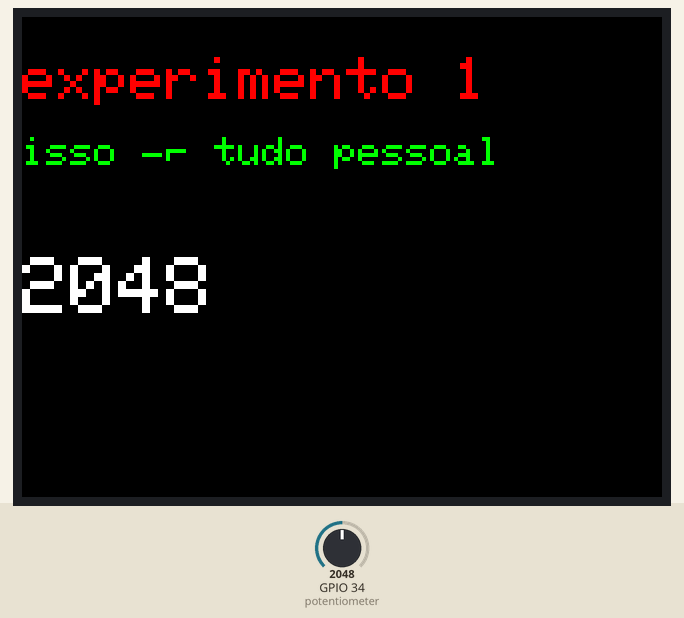
This sketch was run on a simulated ESP32. Shown: 320×240 colour display. Inputs (shaded band) come from the test bench; at power-on: GPIO 34 (potentiometer) = 2048.

Above: at 1.3 s.
1.4 s: GPIO 34 (potentiometer) set to 2866
At 2.5 s:
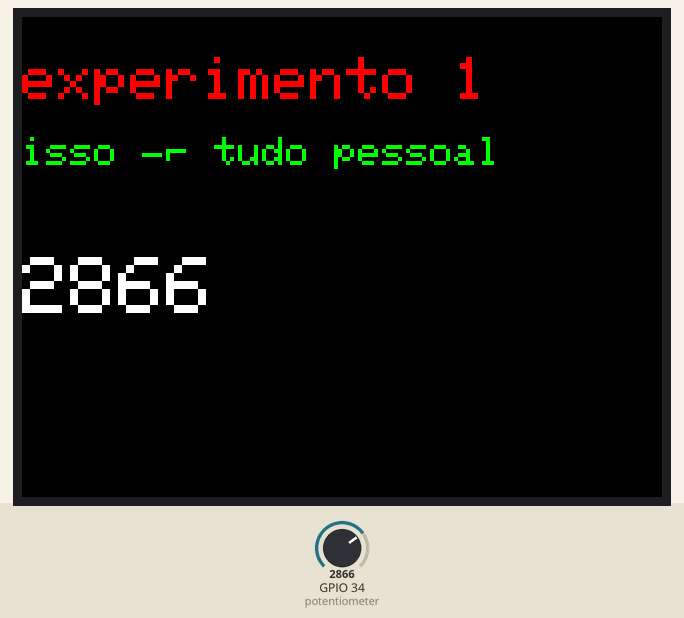
4.6 s: GPIO 34 (potentiometer) set to 3603
At 6.0 s:
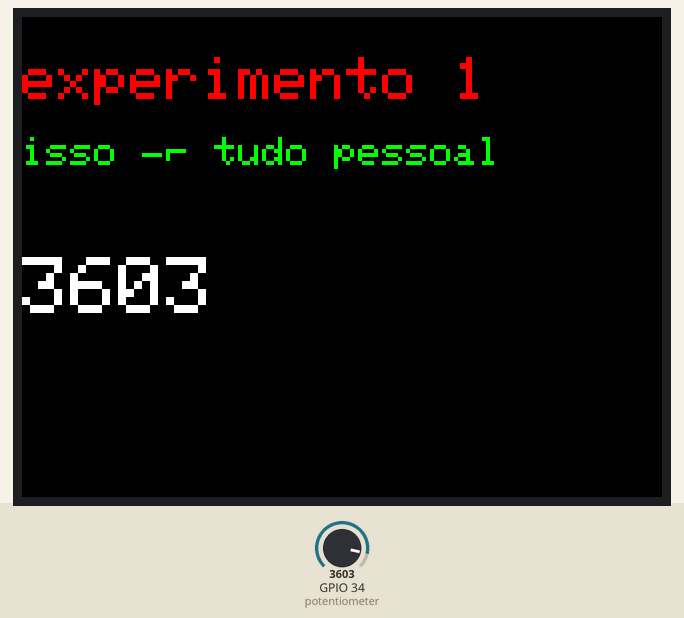
7.7 s: GPIO 34 (potentiometer) set to 4095
At 9.0 s:
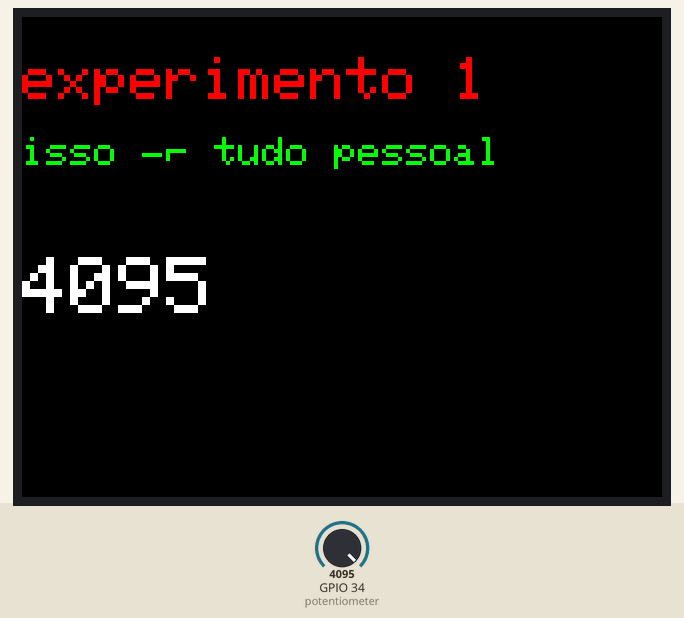
Timing chart, 0 to 10.7 s (numbered marks = the images above; inputs shaded):
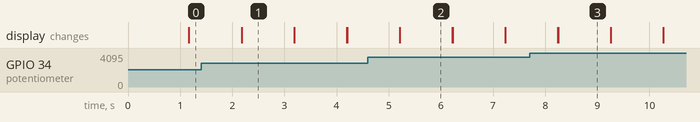

The sketch:

sketch.ino
```cpp
/*
Display ILI9341
VCC(1pino) conectado com os 5 volts
GND(2) conectado ao GND mais perto
CS(select Chip(3) conectado no pino 5)
RST(reset(4)) conectado no pino 4
D/C(5(pino de daodos) colocado no pino 2)
MOSI no 23
SLK(CLOCK) NO 18
não ligamos o led
MISO para o 19

instale a biblioteca do adafruit ILI9341
*/
#include "SPI.h"
#include "Adafruit_GFX.h"
#include "Adafruit_ILI9341.h"

//pino de dados está no 2
#define TFT_DC 2
// pino de seleção do chip está no 5
#define TFT_CS 5

Adafruit_ILI9341 tft = Adafruit_ILI9341(TFT_CS, TFT_DC);

void setup() {
  //inicializa o lcd
  tft.begin();
  //rotaciona do texto
  tft.setRotation(1);
  // aonde o cursor vai aparecer, o primeiro é a linha e o segundo é a coluna
  tft.setCursor(0, 20);
  // cor do texto do cursor
  tft.setTextColor(ILI9341_RED);
  //tamanho da letra do cursor
  tft.setTextSize(3);
  tft.println("experimento 1");

  tft.setCursor(0, 60);
  tft.setTextColor(ILI9341_GREEN);
  tft.setTextSize(2);
  tft.println("isso é tudo pessoal");
}

void loop()
{
// le uma variavel analogica
int Dados = analogRead(34);


  tft.setCursor(0, 120);
  tft.setTextColor(ILI9341_WHITE);
  tft.setTextSize(4);

  tft.println(Dados);
// VCC do potenciomentro ligando o 3V3
// GND do potenciometro ligando no GND1
// SIG está no 34

//delay de 1 segundo para atualizar a informação
delay(1000);
//preenche um retângulo que fica atualizando nas cordenadas que eu quero, (x,y,altura, largura,cor)
tft.fillRect(0,120,140,70,ILI9341_BLACK);
//os dados vão vir de acordo com o potenciomentro
}
```

Measured:
- after the input at 1.4 s, the display: first differs from a run without the input after 0.78 s (image 1)
- after the input at 4.6 s, the display: first differs from a run without the input after 0.61 s (image 2)
- after the input at 7.7 s, the display: first differs from a run without the input after 0.55 s (image 3)
- what the display in image 1 shows lasts 1.0 s, from 2.2 s to 3.2 s
